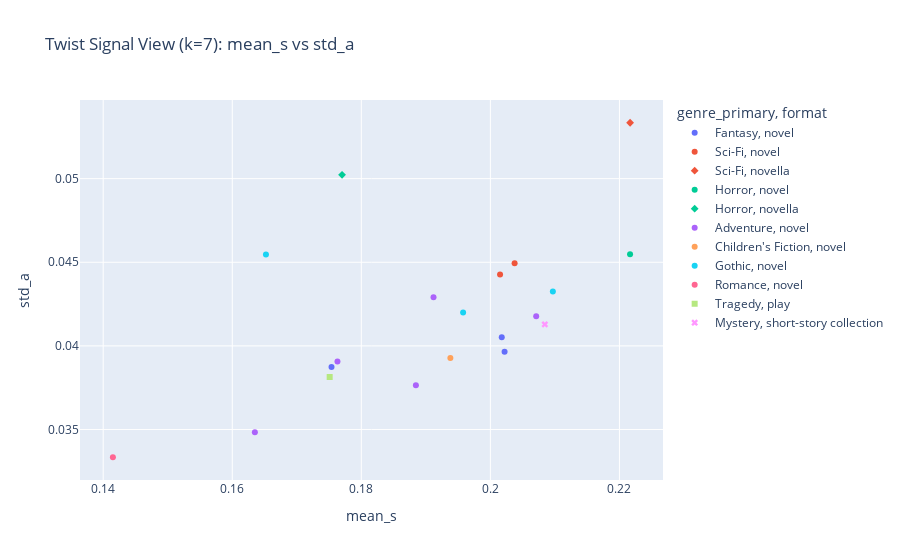

The code cell stored with this chart in its notebook:
### Markdown cell above
## 4) Twist Signal Feature EDA

### Code cell
twist_feature_cols = ["mean_s", "std_s", "max_s", "mean_a", "std_a", "max_a"]

# Long form for facet plotting
long_df = features_enriched.melt(
    id_vars=["book_id", "k", "title", "genre_primary", "format"],
    value_vars=twist_feature_cols,
    var_name="feature",
    value_name="value",
)

# Histograms by k
g = sns.displot(
    data=long_df,
    x="value",
    col="feature",
    row="k",
    facet_kws={"sharex": False, "sharey": False},
    bins=25,
    height=2.1,
    aspect=1.35,
    color="#457b9d",
)
g.fig.subplots_adjust(top=0.96)
g.fig.suptitle("Twist Signal Feature Distributions by k")
g.savefig(FIG_DIR / "twist_signal_feature_hist_by_k.png", dpi=160)
plt.show()

# Boxplots by k
fig, axes = plt.subplots(2, 3, figsize=(18, 10))
for ax, col in zip(axes.flatten(), twist_feature_cols):
    sns.boxplot(data=features_enriched, x="k", y=col, ax=ax, palette="Set2")
    ax.set_title(f"{col} by k")
fig.tight_layout()
fig.savefig(FIG_DIR / "twist_signal_feature_boxplots_by_k.png", dpi=160, bbox_inches="tight")
plt.show()

# Correlation heatmap
corr_cols = twist_feature_cols + ["T"]
corr = features_enriched[corr_cols].corr(numeric_only=True)
plt.figure(figsize=(9, 7))
sns.heatmap(corr, annot=True, fmt=".2f", cmap="coolwarm", square=True)
plt.title("Correlation Heatmap: Twist Signal Features")
plt.tight_layout()
plt.savefig(FIG_DIR / "twist_signal_feature_correlation_heatmap.png", dpi=160, bbox_inches="tight")
plt.show()

# Interactive scatter
scatter_df = features_enriched[features_enriched["k"] == 7].copy()
fig = px.scatter(
    scatter_df,
    x="mean_s",
    y="std_a",
    color="genre_primary",
    symbol="format",
    hover_data=["book_id", "title", "author", "twist_peak_rank", "recognizability_rank"],
    title="Twist Signal View (k=7): mean_s vs std_a",
)
fig.write_html(FIG_DIR / "interactive_twist_signal_scatter_k7.html", include_plotlyjs="cdn")
fig.show()

### Figure 1 — Plotly figure (JSON) as saved in the notebook; plotly's stock layout.template omitted (floating-point values rounded to 4 significant figures)
{"data": [{"customdata": [[11, "Alice's Adventures in Wonderland", "Lewis Carroll", 19, 2], [16, "Peter Pan", "J. M. Barrie", 17, 4], [55, "The Wonderful Wizard of Oz", "L. Frank Baum", 16, 8]], "hovertemplate": "genre_primary=Fantasy<br>format=novel<br>mean_s=%{x}<br>std_a=%{y}<br>book_id=%{customdata[0]}<br>title=%{customdata[1]}<br>author=%{customdata[2]}<br>twist_peak_rank=%{customdata[3]}<br>recognizability_rank=%{customdata[4]}<extra></extra>", "legendgroup": "Fantasy, novel", "marker": {"color": "#636efa", "symbol": "circle"}, "mode": "markers", "name": "Fantasy, novel", "orientation": "v", "showlegend": true, "type": "scatter", "x": [0.2022, 0.2018, 0.1754], "xaxis": "x", "y": [0.03965, 0.04051, 0.03873], "yaxis": "y"}, {"customdata": [[36, "The War of the Worlds", "H. G. Wells", 14, 16], [84, "Frankenstein; Or, The Modern Prometheus", "Mary Wollstonecraft Shelley", 11, 6]], "hovertemplate": "genre_primary=Sci-Fi<br>format=novel<br>mean_s=%{x}<br>std_a=%{y}<br>book_id=%{customdata[0]}<br>title=%{customdata[1]}<br>author=%{customdata[2]}<br>twist_peak_rank=%{customdata[3]}<br>recognizability_rank=%{customdata[4]}<extra></extra>", "legendgroup": "Sci-Fi, novel", "marker": {"color": "#EF553B", "symbol": "circle"}, "mode": "markers", "name": "Sci-Fi, novel", "orientation": "v", "showlegend": true, "type": "scatter", "x": [0.2015, 0.2038], "xaxis": "x", "y": [0.04427, 0.04494], "yaxis": "y"}, {"customdata": [[35, "The Time Machine", "H. G. Wells", 13, 9]], "hovertemplate": "genre_primary=Sci-Fi<br>format=novella<br>mean_s=%{x}<br>std_a=%{y}<br>book_id=%{customdata[0]}<br>title=%{customdata[1]}<br>author=%{customdata[2]}<br>twist_peak_rank=%{customdata[3]}<br>recognizability_rank=%{customdata[4]}<extra></extra>", "legendgroup": "Sci-Fi, novella", "marker": {"color": "#EF553B", "symbol": "diamond"}, "mode": "markers", "name": "Sci-Fi, novella", "orientation": "v", "showlegend": true, "type": "scatter", "x": [0.2217], "xaxis": "x", "y": [0.05334], "yaxis": "y"}, {"customdata": [[345, "Dracula", "Bram Stoker", 8, 5]], "hovertemplate": "genre_primary=Horror<br>format=novel<br>mean_s=%{x}<br>std_a=%{y}<br>book_id=%{customdata[0]}<br>title=%{customdata[1]}<br>author=%{customdata[2]}<br>twist_peak_rank=%{customdata[3]}<br>recognizability_rank=%{customdata[4]}<extra></extra>", "legendgroup": "Horror, novel", "marker": {"color": "#00cc96", "symbol": "circle"}, "mode": "markers", "name": "Horror, novel", "orientation": "v", "showlegend": true, "type": "scatter", "x": [0.2216], "xaxis": "x", "y": [0.04547], "yaxis": "y"}, {"customdata": [[43, "The Strange Case of Dr. Jekyll and Mr. Hyde", "Robert Louis Stevenson", 1, 17]], "hovertemplate": "genre_primary=Horror<br>format=novella<br>mean_s=%{x}<br>std_a=%{y}<br>book_id=%{customdata[0]}<br>title=%{customdata[1]}<br>author=%{customdata[2]}<br>twist_peak_rank=%{customdata[3]}<br>recognizability_rank=%{customdata[4]}<extra></extra>", "legendgroup": "Horror, novella", "marker": {"color": "#00cc96", "symbol": "diamond"}, "mode": "markers", "name": "Horror, novella", "orientation": "v", "showlegend": true, "type": "scatter", "x": [0.177], "xaxis": "x", "y": [0.05023], "yaxis": "y"}, {"customdata": [[103, "Around the World in Eighty Days", "Jules Verne", 10, 11], [120, "Treasure Island", "Robert Louis Stevenson", 9, 10], [521, "Robinson Crusoe", "Daniel Defoe", 20, 20], [1184, "The Count of Monte Cristo", "Alexandre Dumas", 2, 18], [1257, "The Three Musketeers", "Alexandre Dumas", 15, 19]], "hovertemplate": "genre_primary=Adventure<br>format=novel<br>mean_s=%{x}<br>std_a=%{y}<br>book_id=%{customdata[0]}<br>title=%{customdata[1]}<br>author=%{customdata[2]}<br>twist_peak_rank=%{customdata[3]}<br>recognizability_rank=%{customdata[4]}<extra></extra>", "legendgroup": "Adventure, novel", "marker": {"color": "#ab63fa", "symbol": "circle"}, "mode": "markers", "name": "Adventure, novel", "orientation": "v", "showlegend": true, "type": "scatter", "x": [0.1912, 0.1885, 0.2071, 0.1763, 0.1635], "xaxis": "x", "y": [0.0429, 0.03764, 0.04177, 0.03906, 0.03483], "yaxis": "y"}, {"customdata": [[113, "The Secret Garden", "Frances Hodgson Burnett", 18, 15]], "hovertemplate": "genre_primary=Children's Fiction<br>format=novel<br>mean_s=%{x}<br>std_a=%{y}<br>book_id=%{customdata[0]}<br>title=%{customdata[1]}<br>author=%{customdata[2]}<br>twist_peak_rank=%{customdata[3]}<br>recognizability_rank=%{customdata[4]}<extra></extra>", "legendgroup": "Children's Fiction, novel", "marker": {"color": "#FFA15A", "symbol": "circle"}, "mode": "markers", "name": "Children's Fiction, novel", "orientation": "v", "showlegend": true, "type": "scatter", "x": [0.1938], "xaxis": "x", "y": [0.03927], "yaxis": "y"}, {"customdata": [[175, "The Phantom of the Opera", "Gaston Leroux", 3, 13], [768, "Wuthering Heights", "Emily Bronte", 6, 14], [1260, "Jane Eyre", "Charlotte Bronte", 4, 12]], "hovertemplate": "genre_primary=Gothic<br>format=novel<br>mean_s=%{x}<br>std_a=%{y}<br>book_id=%{customdata[0]}<br>title=%{customdata[1]}<br>author=%{customdata[2]}<br>twist_peak_rank=%{customdata[3]}<br>recognizability_rank=%{customdata[4]}<extra></extra>", "legendgroup": "Gothic, novel", "marker": {"color": "#19d3f3", "symbol": "circle"}, "mode": "markers", "name": "Gothic, novel", "orientation": "v", "showlegend": true, "type": "scatter", "x": [0.2097, 0.1652, 0.1958], "xaxis": "x", "y": [0.04325, 0.04547, 0.04199], "yaxis": "y"}, {"customdata": [[1342, "Pride and Prejudice", "Jane Austen", 12, 7]], "hovertemplate": "genre_primary=Romance<br>format=novel<br>mean_s=%{x}<br>std_a=%{y}<br>book_id=%{customdata[0]}<br>title=%{customdata[1]}<br>author=%{customdata[2]}<br>twist_peak_rank=%{customdata[3]}<br>recognizability_rank=%{customdata[4]}<extra></extra>", "legendgroup": "Romance, novel", "marker": {"color": "#FF6692", "symbol": "circle"}, "mode": "markers", "name": "Romance, novel", "orientation": "v", "showlegend": true, "type": "scatter", "x": [0.1415], "xaxis": "x", "y": [0.03334], "yaxis": "y"}, {"customdata": [[1513, "Romeo and Juliet", "William Shakespeare", 5, 1]], "hovertemplate": "genre_primary=Tragedy<br>format=play<br>mean_s=%{x}<br>std_a=%{y}<br>book_id=%{customdata[0]}<br>title=%{customdata[1]}<br>author=%{customdata[2]}<br>twist_peak_rank=%{customdata[3]}<br>recognizability_rank=%{customdata[4]}<extra></extra>", "legendgroup": "Tragedy, play", "marker": {"color": "#B6E880", "symbol": "square"}, "mode": "markers", "name": "Tragedy, play", "orientation": "v", "showlegend": true, "type": "scatter", "x": [0.1751], "xaxis": "x", "y": [0.03814], "yaxis": "y"}, {"customdata": [[1661, "The Adventures of Sherlock Holmes", "Arthur Conan Doyle", 7, 3]], "hovertemplate": "genre_primary=Mystery<br>format=short-story collection<br>mean_s=%{x}<br>std_a=%{y}<br>book_id=%{customdata[0]}<br>title=%{customdata[1]}<br>author=%{customdata[2]}<br>twist_peak_rank=%{customdata[3]}<br>recognizability_rank=%{customdata[4]}<extra></extra>", "legendgroup": "Mystery, short-story collection", "marker": {"color": "#FF97FF", "symbol": "x"}, "mode": "markers", "name": "Mystery, short-story collection", "orientation": "v", "showlegend": true, "type": "scatter", "x": [0.2084], "xaxis": "x", "y": [0.04128], "yaxis": "y"}], "layout": {"legend": {"title": {"text": "genre_primary, format"}, "tracegroupgap": 0}, "title": {"text": "Twist Signal View (k=7): mean_s vs std_a"}, "xaxis": {"anchor": "y", "domain": [0, 1], "title": {"text": "mean_s"}}, "yaxis": {"anchor": "x", "domain": [0, 1], "title": {"text": "std_a"}}}}
